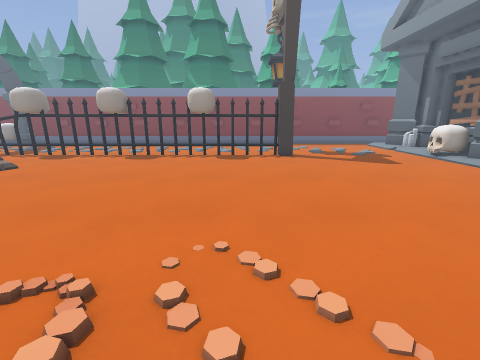
View 1 (above)

18 first-person views from a walk through a level from a Godot 3-D game. The camera is 1.2 m above the floor, tilts 14° down and sees 90° across. The floor is counted in squares, 0.5 m on a side. Each view is taken from the middle of a square. On the plan, view 1 faces up. The plan holds only what a view shows up to about 17 squares ahead; the rest is blank. The place goes on beyond the plan.

View 2
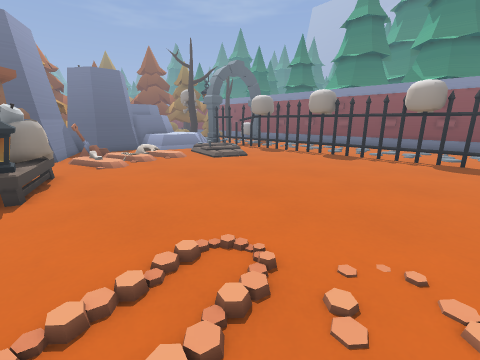

View 3
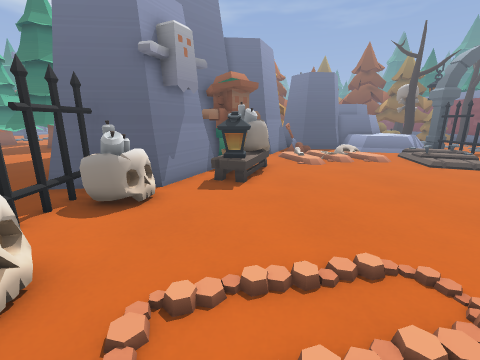

View 4
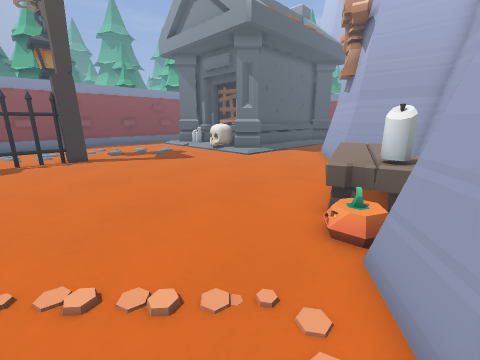

View 5
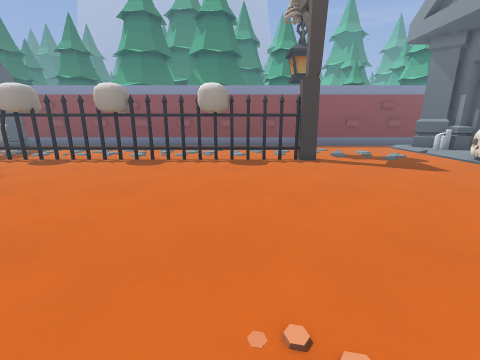

View 6
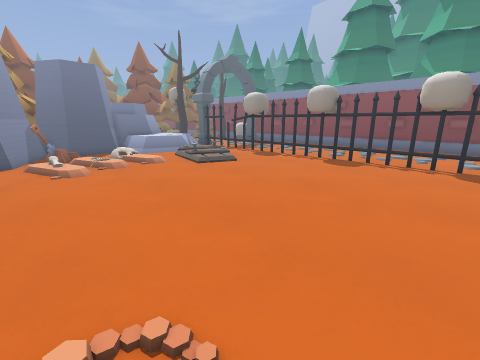

View 7
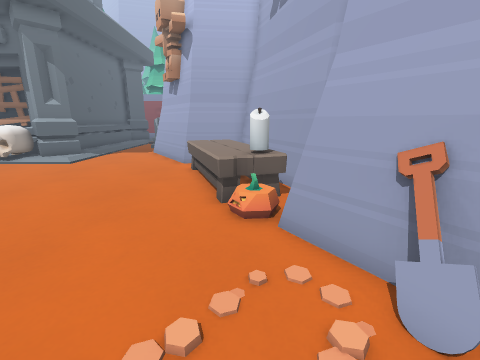

View 8
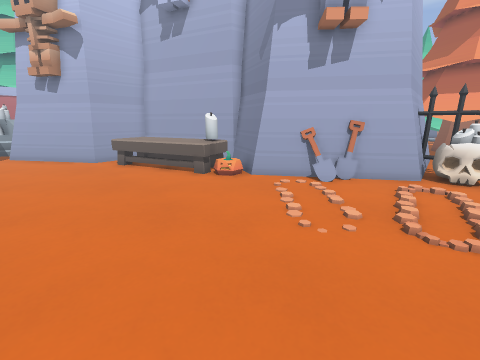

View 9
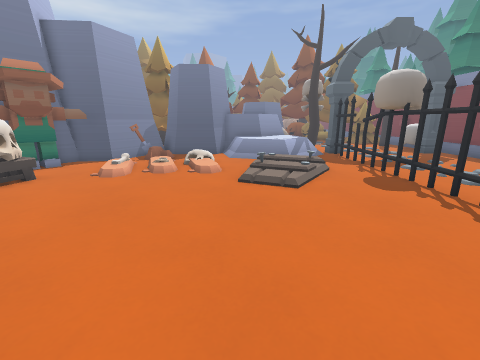

View 10
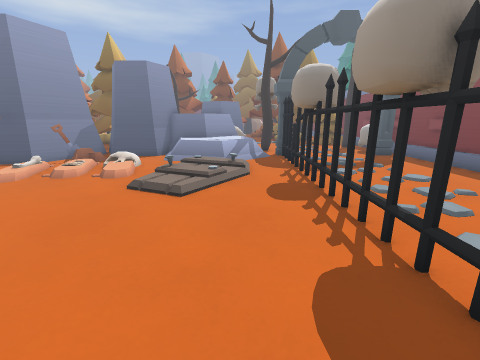

View 11
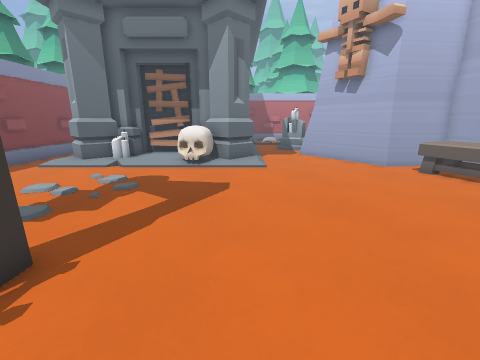

View 12
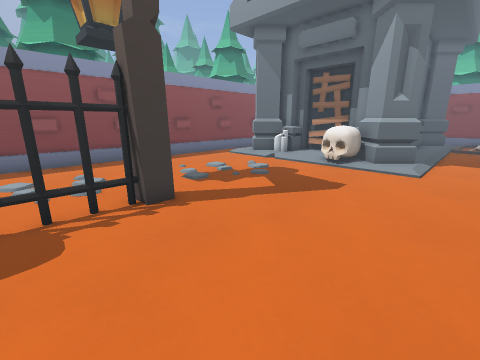

View 13
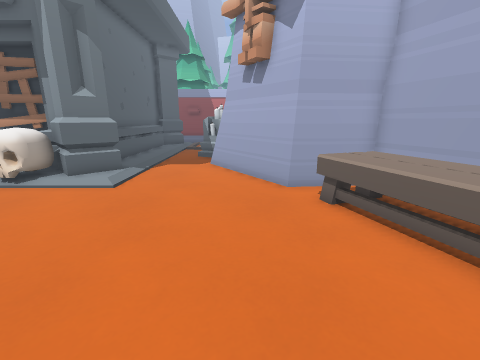

View 14
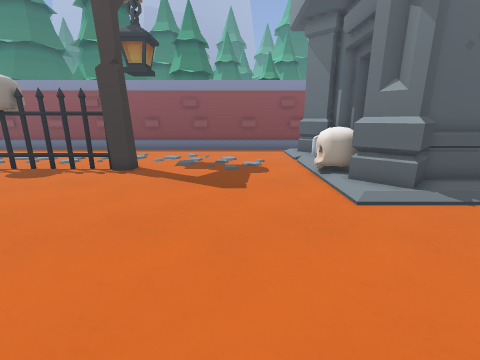

View 15
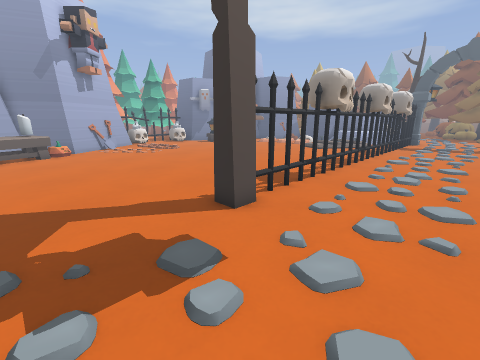

View 16
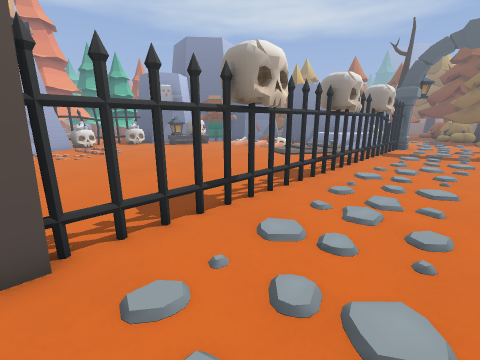

View 17
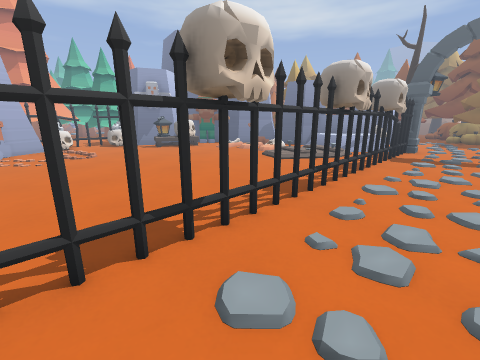

View 18
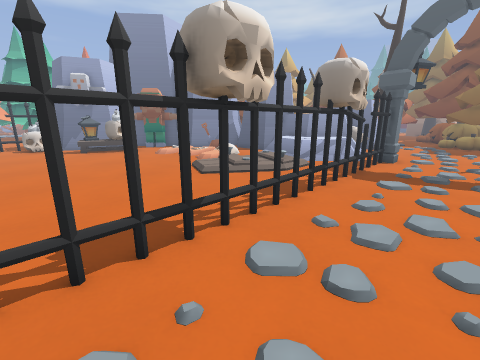

### Floor plan
Key: @ floor where view 1 was taken; # wall or solid block; x gap in a wall; . main floor; : floor 0.25 m higher than the main floor; + floor 0.5 m higher than the main floor; / step, stairs or slope; = window, fence, low wall or low ledge; ^ raised ledge; S skull; T thing the floor can be seen under or through; L lantern; B bones; E bench; H shovel; C candle; O other object.
Columns run from 21 left of view 1 to 22 right of it. Each row starts with its distance up from view 1.
 22  .................................##
 21 ..................................###
 20 ..................................:=##
 19 ..................................:==#
 18 #.....SS....SS....SS..............:::#
 17 ###Ox#SSxTTTSSTTTTSSTTTTLL........:::#
 16  .....SS....SS....SS.............SS =#
 15  :...............................SSS##
 14   :.   /..........................####^^#^^^
 13         /.........................###::::::
 12          /........................::::::::::
 11   +..    /..................................
 10   :...../...................................
  9 =/.......................................CC
  8 #...   ...............................## CC
  7 #...:...............................###
  6 #....  ............................###
  5 #    ...........................E.##
  4 #. O.BB:.....................EEEE #
  3 ###O.:.....................EEEEEEE#
  2   ##......................OEEEEEE##
  1    ###..EEE..............==OOE ####
  0     ###.EEEEE........@.H####=####
 -1      ####= E..........#H#  ###
 -2        ####=.........####
 -3           ###OOO..OO##
 -4             # OO..OO#
 -5             #########

Where each view was taken, in squares from view 1:
view 1: 0 up, 0 right, facing up
view 2: 0 up, 0 right, facing up-left
view 3: 0 up, 0 right, facing left
view 4: 0 up, 0 right, facing up-right
view 5: 2 up, 1 left, facing up
view 6: 2 up, 1 left, facing up-left
view 7: 2 up, 1 left, facing right
view 8: 9 up, 3 left, facing down-right
view 9: 10 up, 3 left, facing left
view 10: 14 up, 4 left, facing left
view 11: 13 up, 0 right, facing right
view 12: 10 up, 0 right, facing up-right
view 13: 7 up, 4 right, facing right
view 14: 5 up, 9 right, facing up
view 15: 22 up, 8 right, facing down-left
view 16: 22 up, 3 right, facing down-left
view 17: 21 up, 1 right, facing down-left
view 18: 21 up, 5 left, facing down-left
